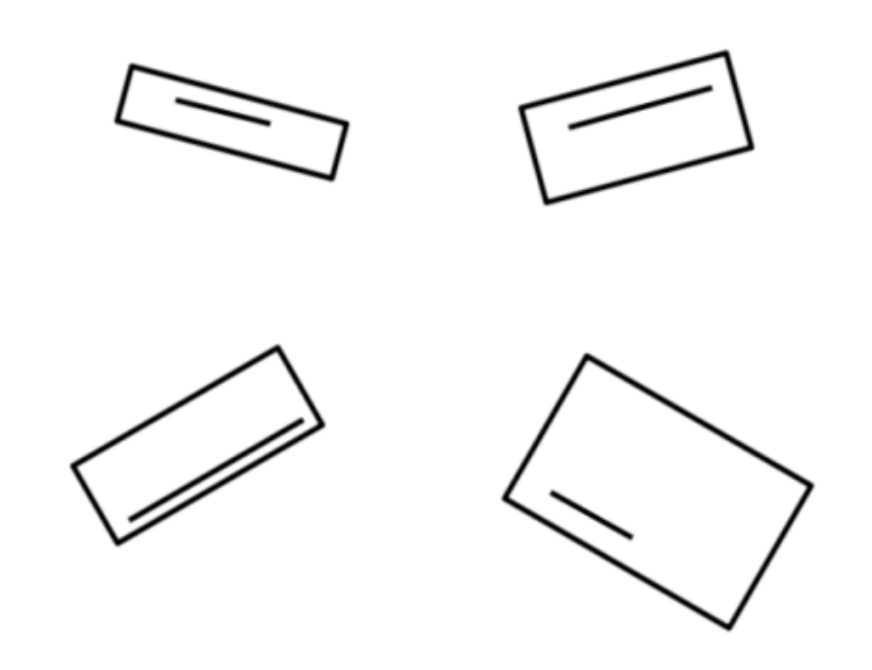
#> input picture image.png, 872 x 670 px
$ python rectangle_alignment.py
#> lines starting #> are read from the running program, lines starting #| are printed output that depends on the picture; after the words box and inside, x2 and y2 are one past the last pixel; in counts of white or black regions, pixels touching at a corner belong together
import cv2
import numpy as np
import math

def getContours(img, contourType):
    mode = cv2.RETR_TREE if contourType == "line" else cv2.RETR_EXTERNAL
    contours, _ = cv2.findContours(img, mode, cv2.CHAIN_APPROX_SIMPLE)
    rectangleContours = []
    lineContours = []
    for i, contour in enumerate(contours):
        peri = cv2.arcLength(contour, True)
        approx = cv2.approxPolyDP(contour, 0.02 * peri, True)
        area = cv2.contourArea(contour)
        rect = cv2.minAreaRect(contour)
        box = np.intp(cv2.boxPoints(rect))  # Updated np.int0 to np.intp
        center, size, angle = rect
        if contourType == "line" and area >= 5 and min(size) < 20:
            lineContours.append({'contour': i, 'center': center, 'size': size, 'angle': angle, 'area': area, 'box': box})
        elif contourType != "line":
            x_start, y_start = box[3]
            x_end, y_end = box[1]
            rectangleContours.append({'contour': i, 'center': center, 'size': size, 'angle': angle, 'area': area, 'box': box, 'BBpoints': [x_start, y_start, x_end, y_end]})
    return lineContours if contourType == "line" else rectangleContours

def findPerpendicularDist(x1, y1, x2, y2, x, y):
    A = y1 - y2
    B = x2 - x1
    if A == 0 or B == 0:
        return float('inf')
    C = x1 * y2 - x2 * y1
    pd = abs((A * x + B * y + C)) / (math.sqrt(A * A + B * B))
    return pd

img = cv2.imread('image.png')
#> img is the input picture: shape (670, 872, 3); min 0, max 255, mean 247.1
blankImg = cv2.imread('image.png')

imgGray = cv2.cvtColor(cv2.GaussianBlur(img, (7, 7), 1), cv2.COLOR_BGR2GRAY)
imgCanny = cv2.Canny(imgGray, 20, 23)
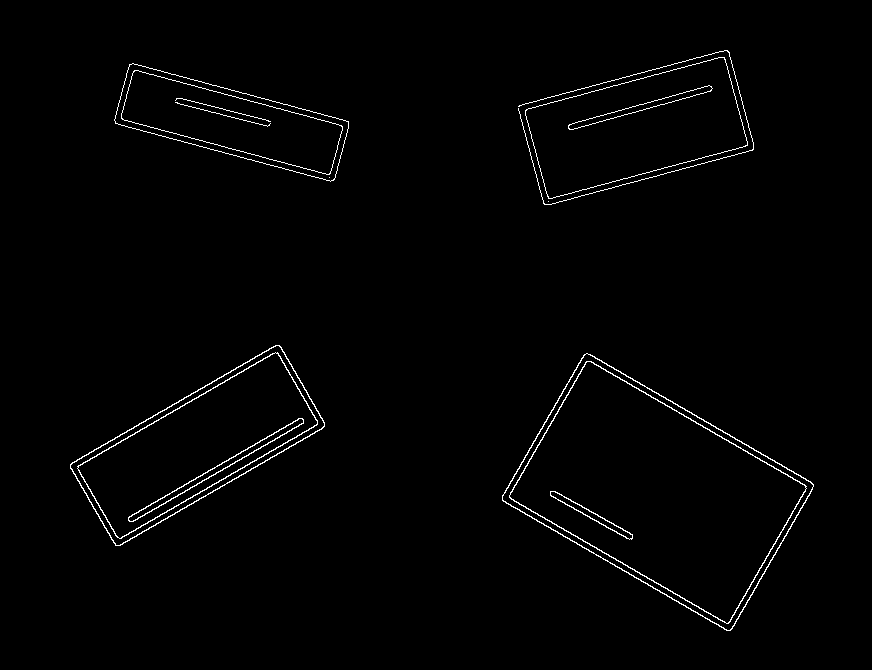
#> imgCanny: shape (670, 872); 1.3% white in thin lines or dots, all inside (x1, y1, x2, y2) = (70, 50, 814, 631)

lineContours = getContours(imgCanny, "line")
#> in getContours, `contours, _ = cv2.findContours(img, mode, cv2.CHAIN_APPROX_SIMPLE)`: contours = 25 contours, 5 with area under 20; largest, box (x1, y1, x2, y2) and area: (502, 353, 814, 631) 45222, (502, 353, 814, 631) 44804, (509, 361, 807, 624) 40471, (509, 361, 807, 624) 40072, (70, 345, 325, 546) 23135
#> the loop in getContours, `for i, contour in enumerate(contours):` made 25 passes
#> (peri, approx, area, box, center, size, angle) on passes 1 to 4: (925.9, [[584, 354], [502, 500], [730, 630], [813, 484]], 45221.5, [[729, 632], [499, 499], [585, 350], [815, 483]], (657.4, 491.6), (171.5, 266.2), -59.98), (923.5, [[586, 353], [813, 485], [729, 630], [502, 499]], 44803.5, [[729, 631], [499, 499], [585, 351], [814, 484]], (657.4, 491.6), (170.5, 265.3), -59.97), (881, [[586, 361], [509, 497], [728, 623], [806, 486]], 40471, [[727, 624], [506, 497], [586, 358], [807, 486]], (657.4, 491.6), (160.1, 255.2), -59.99), (877.8, [[587, 361], [805, 486], [727, 623], [509, 496]], 40072, [[727, 624], [507, 496], [587, 359], [807, 486]], (657.4, 491.6), (159.1, 254.2), -59.97)
#> after the loop in getContours, `for i, contour in enumerate(contours):`: lineContours = 6 items; rectangleContours = []
#> lineContours = 6 items
rectangleContours = getContours(imgCanny, "rectangle")
#> in getContours (call 2), `contours, _ = cv2.findContours(img, mode, cv2.CHAIN_APPROX_SIMPLE)`: contours = 6 contours, 2 with area under 20; largest, box (x1, y1, x2, y2) and area: (502, 353, 814, 631) 45222, (70, 345, 325, 546) 23135, (525, 57, 748, 199) 19106, (114, 63, 349, 182) 14196
#> the loop in getContours (call 2), `for i, contour in enumerate(contours):` made 6 passes
#> (peri, approx, area, box, center, size, angle, x_start) on passes 1, 2, 4, 5: (925.9, [[584, 354], [502, 500], [730, 630], [813, 484]], 45221.5, [[729, 632], [499, 499], [585, 350], [815, 483]], (657.4, 491.6), (171.5, 266.2), -59.98, 815), (715.9, [[279, 345], [70, 464], [115, 545], [324, 426]], 23135, [[115, 547], [67, 464], [278, 342], [326, 425]], (197.2, 445), (243.5, 96.35), -30.03, 326), (616.7, [[129, 64], [115, 123], [334, 179], [348, 121]], 14196.5, [[333, 182], [112, 122], [129, 61], [350, 120]], (231.4, 121.9), (63.49, 228.9), -74.98, 350), (637, [[724, 57], [526, 109], [548, 198], [747, 145]], 19106, [[547, 199], [523, 109], [724, 55], [748, 145]], (635.8, 127.3), (208, 93.45), -15.03, 748)
#> rectangleContours = 6 items

# Calculate the average angle of all rectangle contours
total_angle = 0
for rectContour in rectangleContours:
    total_angle += rectContour['angle']
#> this loop made 6 passes
#> total_angle on passes 1 to 6: -59.98, -90, -180, -255, -270, -285
#> after the loop, total_angle = -285
average_angle = total_angle / len(rectangleContours)
#> average_angle = -47.51

# Rotate each rectangle contour by the negative of the average angle
for rectContour in rectangleContours:
    rectContour['angle'] -= average_angle
    # Rotate the box points
    rotated_box = cv2.boxPoints(((rectContour['center']), (rectContour['size']), rectContour['angle']))
    rectContour['box'] = np.intp(rotated_box)
#> this loop made 6 passes
#> rotated_box on pass 3: [[548, 201], [548, 201], [548, 201], [548, 201]]

# Now all rectangle contours should be aligned horizontally

for rectContour in rectangleContours:
    cv2.rectangle(img, tuple(rectContour['box'][1]), tuple(rectContour['box'][3]), (219, 67, 119), 3)
    cv2.rectangle(blankImg, tuple(rectContour['box'][1]), tuple(rectContour['box'][3]), (0, 0, 0), 2)
#> this loop made 6 passes
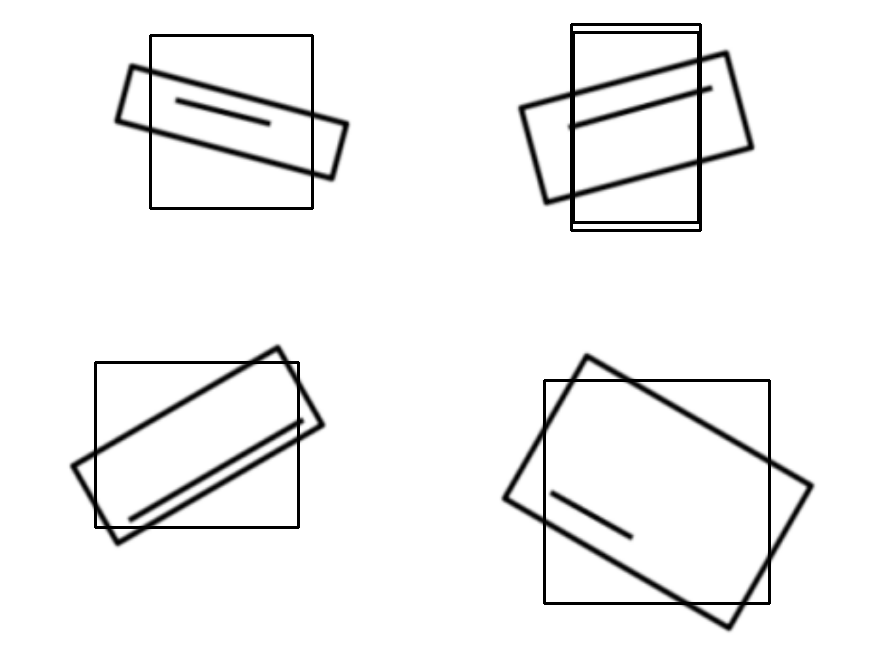
#> blankImg: shape (670, 872, 3); 1.78% of pixels changed, all inside (x1, y1, x2, y2) = (94, 23, 771, 605)
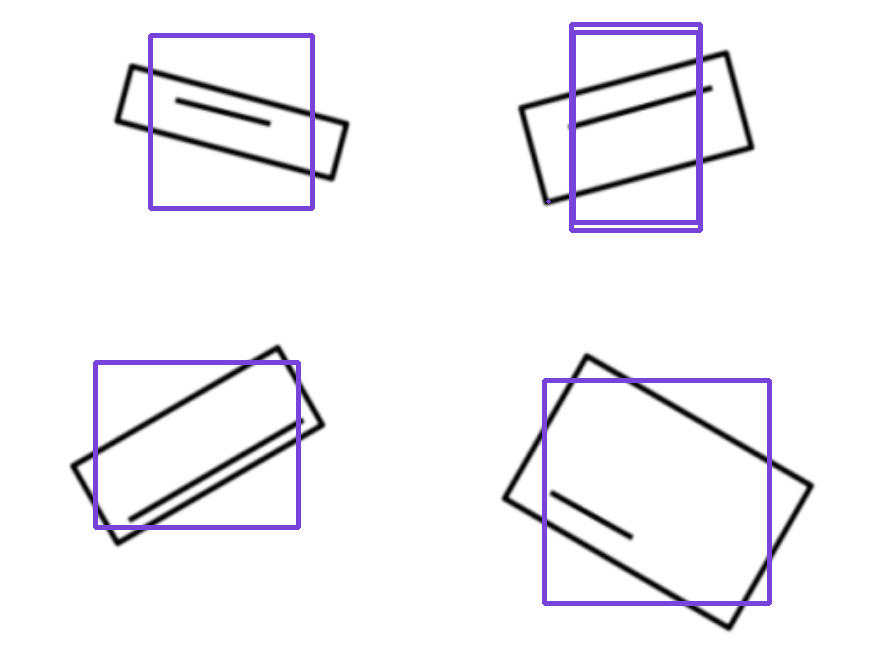
#> img: shape (670, 872, 3); mean B, G, R 246.6, 242.2, 243.7

for lineContour in lineContours:
    length, width = max(lineContour['size']), min(lineContour['size'])
    # Check if the rectangleContours list is not empty before accessing its elements
    if rectangleContours:
        if len(rectangleContours) > lineContour['contour']:
            pd1 = findPerpendicularDist(*lineContour['box'][1], *rectangleContours[lineContour['contour']]['box'][1], *lineContour['center'])
            pd2 = findPerpendicularDist(*lineContour['box'][1], *rectangleContours[lineContour['contour']]['box'][0], *lineContour['center'])
            if np.isfinite(pd1) and np.isfinite(pd2):
                pd1, pd2 = round(pd1, 0), round(pd2, 0)
                x_start, y_start = rectangleContours[lineContour['contour']]['box'][1]
                length = round(length, 0)
                if (d1 := math.sqrt((x_start - rectContour['box'][0][0]) ** 2 + (y_start - rectContour['box'][0][1]) ** 2)) >= (d2 := math.sqrt((x_start - rectContour['box'][2][0]) ** 2 + (y_start - rectContour['box'][2][1]) ** 2)):
                    x_start -= pd2
                    x_end = x_start - length
                    y_start -= pd1
                    y_end = y_start
                else:
                    x_start += pd1
                    x_end = x_start + length
                    y_start -= pd2
                    y_end = y_start
                cv2.rectangle(img, (int(x_start), int(y_start)), (int(x_end), int(y_end)), (219, 67, 119), 2)
                cv2.rectangle(blankImg, (int(x_start), int(y_start)), (int(x_end), int(y_end)), (0, 0, 0), 2)
        else:
            print("Index out of range in rectangleContours list.")
    else:
        print("No rectangle contours found.")
#> this loop made 6 passes
#> (length, width, pd1, pd2) on passes 1 to 2: (95, 6.96, 44, 41), (94, 6, 44, 41)
#> (length, width) on passes 3 to 6: (202.1, 7.05), (201.1, 6.05), (149.5, 6.67), (149.2, 6.67)
#| Index out of range in rectangleContours list.
#| Index out of range in rectangleContours list.
#| Index out of range in rectangleContours list.
#| Index out of range in rectangleContours list.
#> after the loop, x_end = 709; x_start = 615; y_end = -17; y_start = -17

cv2.imwrite('result_image2.png', img)
